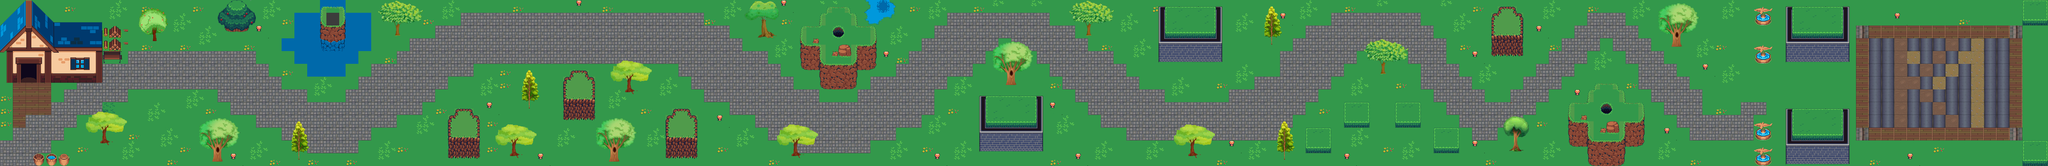

A level layout from a 2D game, rendered from its tile map. Below: a short description, then the map file with tile-grid data replaced by summaries:
An orthogonal 160x13 tile map with 32x32 px tiles, 2 tile layers (backgrond, graphics) and 73 objects.

<map version="1.2" tiledversion="1.3.4" orientation="orthogonal" renderorder="right-down" width="160" height="13" tilewidth="32" tileheight="32" infinite="0" nextlayerid="13" nextobjectid="156">
 <editorsettings>
  <export target="TestLevel1.tmx" format="tmx" />
 </editorsettings>
 <tileset firstgid="1" source="additionalTileSet.tsx" />
 <layer id="1" name="backgrond" width="160" height="13">
  <data>[2080 cells, 2078 non-empty, 17 distinct tile ids]</data>
 </layer>
 <layer id="2" name="graphics" width="160" height="13">
  <data>[2080 cells, 997 non-empty, 286 distinct tile ids]</data>
 </layer>
 <objectgroup id="9" name="edges">
  <object id="87" x="0" y="-0.5" width="2" height="416" />
  <object id="88" x="56" y="-153" />
  <object id="89" x="0.181818" y="-0.181818" width="5119.82" height="2.84848" />
  <object id="92" x="5118" y="-0.666667" width="2" height="416.667" />
  <object id="94" x="0" y="413.333" width="5120" height="2" />
 </objectgroup>
 <objectgroup id="11" name="trees">
  <object id="98" x="248.5" y="344.5" width="27.5" height="18">
   <ellipse />
  </object>
  <object id="99" x="375.5" y="88" width="21.5" height="17.5">
   <ellipse />
  </object>
  <object id="100" x="561" y="65" width="61" height="14">
   <ellipse />
  </object>
  <object id="101" x="526" y="387" width="34" height="20">
   <ellipse />
  </object>
  <object id="103" x="742.5" y="393" width="7.5" height="10">
   <ellipse />
  </object>
  <object id="104" x="987" y="76" width="13.5" height="15.5">
   <ellipse />
  </object>
  <object id="105" x="1274.5" y="374" width="23.5" height="20">
   <ellipse />
  </object>
  <object id="106" x="1319" y="264.5" width="7.5" height="9.5">
   <ellipse />
  </object>
  <object id="107" x="1522" y="388.5" width="28.5" height="18.5">
   <ellipse />
  </object>
  <object id="108" x="1563.5" y="214.5" width="20.5" height="19">
   <ellipse />
  </object>
  <object id="109" x="1900.5" y="76" width="32.5" height="19">
   <ellipse />
  </object>
  <object id="110" x="1979" y="378.5" width="20.5" height="13.5">
   <ellipse />
  </object>
  <object id="111" x="2514.5" y="199.5" width="25.5" height="14.5">
   <ellipse />
  </object>
  <object id="112" x="2714.5" y="79.5" width="14" height="11.5">
   <ellipse />
  </object>
  <object id="113" x="2972.5" y="377" width="18" height="15">
   <ellipse />
  </object>
  <object id="114" x="3176" y="106" width="5.5" height="7">
   <ellipse />
  </object>
  <object id="115" x="3208" y="392.5" width="6" height="8.5">
   <ellipse />
  </object>
  <object id="116" x="3451.5" y="174" width="12" height="12.5">
   <ellipse />
  </object>
  <object id="118" x="3778" y="365" width="22" height="15">
   <ellipse />
  </object>
  <object id="119" x="4177.5" y="106" width="28" height="11.5">
   <ellipse />
  </object>
  <object id="120" x="4342" y="340">
   <ellipse />
  </object>
 </objectgroup>
 <objectgroup id="12" name="buildings">
  <object id="121" x="16" y="132" width="239" height="76" />
  <object id="123" x="735" y="30" width="194" height="99" />
  <object id="124" x="801" y="3" width="64" height="28" />
  <object id="125" x="703" y="96" width="32" height="32" />
  <object id="126" x="736" y="128" width="161" height="32" />
  <object id="127" x="768" y="159" width="96" height="33" />
  <object id="128" x="1032" y="96" />
  <object id="129" x="1118.67" y="319.333" width="79.3333" height="77.3333" />
  <object id="130" x="1407.33" y="222.667" width="80" height="78" />
  <object id="131" x="1663.33" y="318.667" width="80" height="78" />
  <object id="132" x="2002" y="66.6667" width="48.6667" height="109.333" />
  <object id="133" x="2141.33" y="67.3333" width="48" height="107.333" />
  <object id="138" x="2051.33" y="66.6667" width="89.3333" height="157.333" />
  <object id="139" x="2160.67" y="2.66667" width="46.6667" height="58.6667" />
  <object id="140" x="2207.33" y="2" width="32.6667" height="44.6667" />
  <object id="141" x="2447.33" y="288" width="160" height="90.6667" />
  <object id="142" x="2896" y="64" width="159.333" height="90.6667" />
  <object id="143" x="3264" y="344.667" width="64.6667" height="38.6667" />
  <object id="144" x="3360" y="275.333" width="64.6667" height="44" />
  <object id="145" x="3488.67" y="276.667" width="63.3333" height="43.3333" />
  <object id="146" x="3584" y="340.667" width="64" height="43.3333" />
  <object id="147" x="3728" y="62.6667" width="80" height="79.3333" />
  <object id="148" x="3922.67" y="258.667" width="47.3333" height="108" />
  <object id="149" x="4062.67" y="258" width="48" height="110" />
  <object id="150" x="3969.33" y="259.333" width="93.3333" height="152.667" />
  <object id="151" x="4464" y="299.333" width="159.333" height="112.667" />
  <object id="152" x="4463.33" y="44" width="160" height="110" />
  <object id="153" x="5057.33" y="18.6667" width="61.3333" height="44.6667" />
  <object id="154" x="5056.67" y="370.667" width="60.6667" height="42" />
 </objectgroup>
 <objectgroup id="4" name="base" visible="0">
  <object id="12" x="4640" y="62.6667" width="416" height="288.667" />
 </objectgroup>
 <objectgroup id="8" name="towers">
  <object id="66" x="814.5" y="30.5" width="34" height="34" />
  <object id="67" x="1144.25" y="299.5" width="33" height="32.5" />
  <object id="68" x="1430.5" y="203.5" width="36" height="35" />
  <object id="69" x="1686" y="301" width="36.5" height="32.5" />
  <object id="70" x="2075.5" y="58.5" width="42.5" height="42.5" />
  <object id="71" x="2512.5" y="259" width="36" height="34.5" />
  <object id="72" x="2958.33" y="33.3333" width="37.3333" height="33.3333" />
  <object id="74" x="3278" y="331.25" width="35.75" height="30.25" />
  <object id="75" x="3375.5" y="268.5" width="32" height="29.5" />
  <object id="76" x="3501.5" y="267.5" width="36.5" height="31" />
  <object id="77" x="3594.5" y="330.5" width="40" height="32.5" />
  <object id="79" x="3750" y="42" width="37" height="34.6667" />
  <object id="80" x="3992" y="251" width="48" height="43.3333" />
  <object id="81" x="4525.5" y="33.5" width="41" height="35.5" />
  <object id="82" x="4526" y="292" width="41.5" height="34" />
  <object id="84" x="5069.5" y="362" width="38.5" height="34" />
  <object id="85" x="5068.5" y="6.5" width="40" height="36" />
 </objectgroup>
</map>
